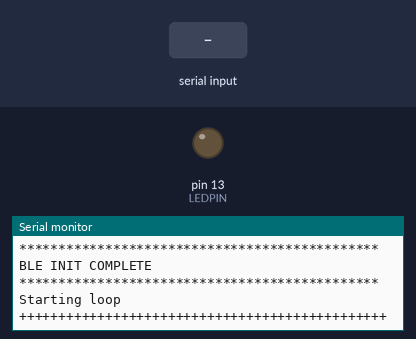
Bench run of a sketch on a simulated Arduino Uno, built with avr-gcc and run on an emulated ATmega328P. Shown: output pins drawn as LEDs (lit = HIGH), the last lines printed to the serial monitor. The test bench sets the inputs (shaded band).

Above: at 2.0 s.
2.1 s: "OK" received over the second serial link
At 2.5 s:
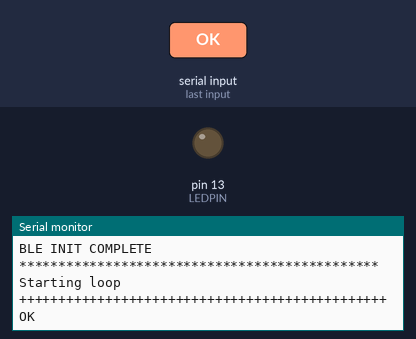
3.6 s: "O" received over the second serial link
At 4.8 s:
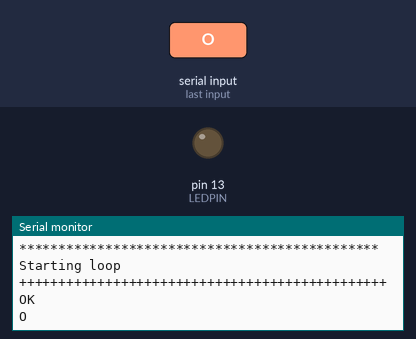
5.1 s: "K" received over the second serial link
At 6.0 s:
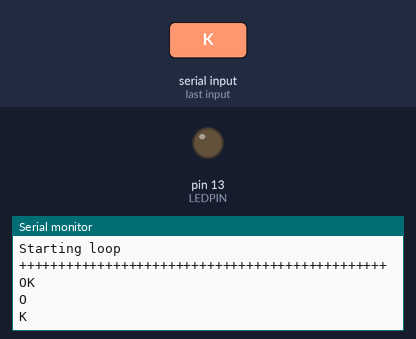

Measured:
- after the input at 2.1 s, the serial monitor: prints a new line at once (image 1)
- after the input at 3.6 s, the serial monitor: prints a new line at once (image 2)
- after the input at 5.1 s, the serial monitor: prints a new line at once (image 3)

The sketch:

wearable.ino
```cpp
#include <SoftwareSerial.h>

SoftwareSerial mySerial(10,11);  //RX,TX

int LEDPIN = 13;
//  Arduino pin 2 (RX) to ESP8266 TX
//  Arduino pin 3 to voltage divider then to ESP8266 RX
//  Connect GND from the Arduiono to GND on the ESP8266
//  Pull ESP8266 CH_PD HIGH

// When a command is entered in to the serial monitor on the computer
// the Arduino will relay it to the ESP8266

int debug = 1;
char wrb_mac[] = "C06E26372139";

int AT_ok( char *str )
{
    if( str[0] == 'O' && str[1] == 'K' ) return 0;
    return 1;
}

void AT_set( char *cmd ) {
    char buf[50];
    sprintf( buf, "AT+%s", cmd);
    mySerial.write( buf );
    if( debug ) {
        Serial.print( "AT_set ");
        Serial.println( buf );
    }
}

void AT_get( char *cmd ) {
    char buf[50];
    sprintf( buf, "AT+%s?", cmd);
    mySerial.write( buf );
    if( debug ) {
        Serial.print( "AT_set ");
        Serial.println( buf );
    }
}

int AT_cmd( char *cmd, int to_s, int to_f ) {
    char msg_buff[50] = {0};
    char msg_size = 50;

    if( debug ) {
        Serial.print( "AT_cmd ");
        Serial.print( cmd );
        Serial.println( " sent");
    }

    AT_set( cmd );
    getmsg_blk( to_s, to_f, msg_buff, msg_size );

    if( debug ) {
        Serial.print( "BLE " );
        Serial.print( cmd );
        Serial.print( " returned " );
        Serial.print( msg_buff );
    }

    if( msg_buff[0] == 'O' && msg_buff[1] == 'K' )
    {
        if( debug ) Serial.println( " **** OK" );
        return 0;
    }
    else
    {
        if( debug ) Serial.println( " **** not OK" );
        return 1;
    }
}

int AT_scan_for_mac(char *mac, int to_s, int to_f)
{
    char buf[50] = {'\0'};
    if( debug )
    {
        Serial.print( "Starting iBeacon scan for mac " );
        Serial.println( mac );
    }
    AT_get( "DISI" );
    getmsg_blk( buf, to_s, to_f, 50 );
    if( AT_ok( buf ) == 0 ) {
        if( debug ) Serial.println( "Scan started" );
        while( getmsg_blk( buf, to_s, to_f, 50 ) == 0) {
            if( ar_substr(buf, wrb_mac) )
            {
                if( debug ) Serial.println( "Found device !" );
                while( getmsg_blk( buf, to_s, to_f, 50 ) == 0 ) if( ar_cmp( buf, "OK+DISCE", 8 ) == 0 ) break;
                return 0;
            }
        }
        if( ar_cmp( buf, "OK+DISCE", 8 ) == 0 )
        {
            if( debug ) Serial.println( "Failed to find device" );
            return 1;
        }
    }
    else {
        if( debug ) Serial.println( "Scan failed to start" );
        return 2;
    }
}

//search for a substring in a string
int ar_substr( char *str, char *sub ) {
    String sstr = String( str );
    if( sstr.indexOf( sub ) != -1)
    {
        return 1;
    }
    return 0;
}

//compare two strings of size n
int ar_cmp( char* ar1, char* ar2, int n)
{
    int x = 0;
    while( x < n ) {
        if( ar1[x] != ar2[x] ) return 1;
        x++;
    }
    return 0;
}

void setup() {
    char msg_buff[100] = {0};
    char msg_size = 100;

  // put your setup code here, to run once:
    pinMode(LEDPIN, OUTPUT);

    Serial.begin(9600);     // communication with the host computer
    //while (!Serial)   { ; }

    // Start the software serial for communication with the ESP8266
    mySerial.begin(9600);

    Serial.println("");
    Serial.println("Test\n");
    Serial.println("***********************************************\n");
    Serial.println("");

    if( debug ) Serial.println( "Debug mode on!" );

    /* Initialise the BLE */
    Serial.println("***********************************************\n");
    Serial.println( "Initialising BLE Module" );

    Serial.println( "Checking BLE Module status" );
    mySerial.write( "AT" );
    getmsg_blk( 50000, 500, msg_buff, msg_size );
    if( msg_buff == "OK" )
    {
        Serial.println( "BLE Module OK" );
    }
    Serial.println( "" );

    Serial.println( "Setting power on mode" );
    AT_cmd( "IMME1", 500000, 500 );
    Serial.println( "" );

    Serial.println( "Finding Device name: " );
    AT_cmd( "NAME?", 500000, 500 );
    Serial.println( "" );

    Serial.println( "Finding Device MAC: " );
    AT_cmd( "ADDR?", 500000, 500 );
    Serial.println( "" );

    Serial.println( "Finding software version: " );
    AT_cmd( "VERR?", 500000, 500 );
    Serial.println( "" );

    Serial.println( "Setting BLE Server mode" );
    AT_cmd( "ROLE0", 500000, 500 );
    Serial.println( "" );

    Serial.println( "**********************************************" );
    Serial.println( "BLE INIT COMPLETE" );
    Serial.println( "**********************************************" );
/*
    Serial.println( "\n\n" );
    Serial.println( "**********************************************" );
    Serial.print( "Beginning discovery for " );
    Serial.println( wrb_mac );
    Serial.println( "**********************************************" );

    Serial.println("Discovery complete");
*/
    Serial.println("Starting loop");
    Serial.println( "+++++++++++++++++++++++++++++++++++++++++++++++" );
}

//get msg from thing with a timeout
int getmsg_blk( int to_start, int to_finish, char *buff, int buff_size ) {
    int count = 0;
    int charc = 0;

    while( count < to_start && mySerial.available() == 0) {
        count++;
    }
    if(count == to_start) {
        Serial.println("Msg Receive timed out");
        return 1;
    }

    while( count < to_finish && charc < buff_size - 1 ) {
        if( mySerial.available() ) {
             //mySerial.read() ;
             buff[charc] = mySerial.read();
             count = 0;
             charc++;
        }
        count++;
    }
    buff[charc] = '\0';
    return 0;
}

int prev = 0;
int to = 500;

void loop()
{
    // listen for communication from the ESP8266 and then write it to the serial monitor
    if ( mySerial.available() )
    {
        prev = 0;
        Serial.write( mySerial.read() );
    }
    else
    {
        if(prev > to)
        {
            Serial.println("");
            prev = -1;
        }
        if(prev != -1) {
            prev ++;
        }
    }

    // listen for user input and send it to the ESP8266
    if ( Serial.available() )       {  mySerial.write( Serial.read() );  }

    //mySerial.write("AT");
}
```
